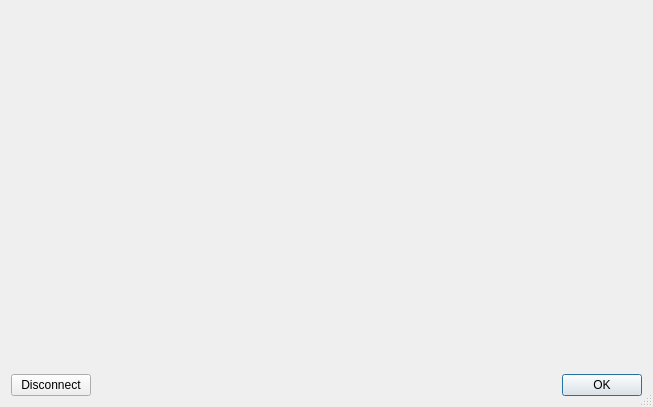
<?xml version="1.0" encoding="UTF-8"?>
<ui version="4.0">
 <class>UserDialog</class>
 <widget class="QDialog" name="UserDialog">
  <property name="geometry">
   <rect>
    <x>0</x>
    <y>0</y>
    <width>653</width>
    <height>407</height>
   </rect>
  </property>
  <property name="minimumSize">
   <size>
    <width>400</width>
    <height>300</height>
   </size>
  </property>
  <property name="windowTitle">
   <string>User informations</string>
  </property>
  <property name="windowOpacity">
   <double>0.950000000000000</double>
  </property>
  <property name="autoFillBackground">
   <bool>true</bool>
  </property>
  <property name="locale">
   <locale language="English" country="UnitedStates"/>
  </property>
  <property name="sizeGripEnabled">
   <bool>true</bool>
  </property>
  <layout class="QGridLayout" name="gridLayout">
   <item row="1" column="1">
    <widget class="QDialogButtonBox" name="buttonBox">
     <property name="locale">
      <locale language="English" country="UnitedStates"/>
     </property>
     <property name="orientation">
      <enum>Qt::Horizontal</enum>
     </property>
     <property name="standardButtons">
      <set>QDialogButtonBox::Ok</set>
     </property>
    </widget>
   </item>
   <item row="1" column="0">
    <widget class="QPushButton" name="btn_disconnect">
     <property name="locale">
      <locale language="English" country="UnitedStates"/>
     </property>
     <property name="text">
      <string>Disconnect</string>
     </property>
    </widget>
   </item>
   <item row="0" column="0" colspan="2">
    <widget class="UserWidget" name="wdg_user" native="true">
     <property name="locale">
      <locale language="English" country="UnitedStates"/>
     </property>
    </widget>
   </item>
  </layout>
 </widget>
 <customwidgets>
  <customwidget>
   <class>UserWidget</class>
   <extends>QWidget</extends>
   <header>geotuileur.gui.user.wdg_user</header>
   <container>1</container>
  </customwidget>
 </customwidgets>
 <resources/>
 <connections>
  <connection>
   <sender>buttonBox</sender>
   <signal>accepted()</signal>
   <receiver>UserDialog</receiver>
   <slot>accept()</slot>
   <hints>
    <hint type="sourcelabel">
     <x>248</x>
     <y>254</y>
    </hint>
    <hint type="destinationlabel">
     <x>157</x>
     <y>274</y>
    </hint>
   </hints>
  </connection>
  <connection>
   <sender>buttonBox</sender>
   <signal>rejected()</signal>
   <receiver>UserDialog</receiver>
   <slot>reject()</slot>
   <hints>
    <hint type="sourcelabel">
     <x>316</x>
     <y>260</y>
    </hint>
    <hint type="destinationlabel">
     <x>286</x>
     <y>274</y>
    </hint>
   </hints>
  </connection>
 </connections>
</ui>
